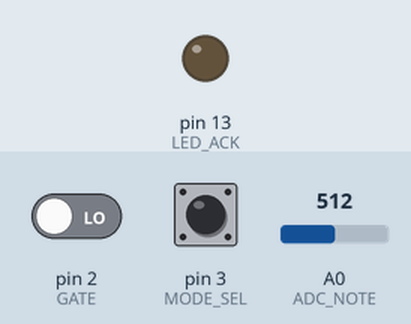
Bench run of a sketch on a simulated Arduino Mega 2560, built with avr-gcc and run on an emulated ATmega2560. Parts: output pins drawn as LEDs (lit = HIGH). The test bench sets the inputs (shaded band); at power-on: A0 (ADC_NOTE) = 512, pin 2 (GATE) LOW, pin 3 (MODE_SEL) LOW. What the sketch prints to the serial monitor is not drawn.

Above: at 1.3 s.
1.4 s: A0 (ADC_NOTE) set to 716
At 1.8 s:
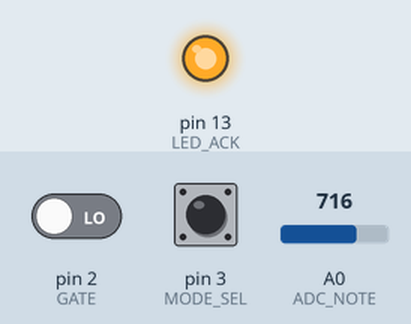
3.4 s: A0 (ADC_NOTE) set to 900
At 4.5 s:
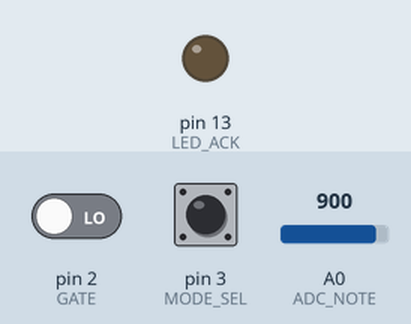
Timing chart, 0 to 6.4 s (numbered marks = the images above; inputs shaded):
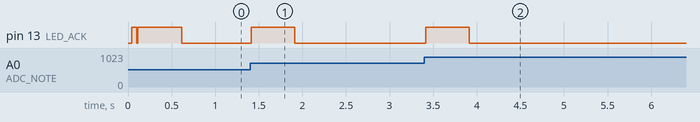

The sketch:

cvtomidi.ino
```cpp
// (C) 2020 by folkert@vanheusden.com
// released on AGPL v3.0 in 2021

//#define DEBUG

#define PROGRAM_VERSION 1

#define ADC_NOTE	A0
#define GATE		2
#define MODE_SEL	3
#define LED_ACK		13

#define DT_NOTE_OFF	500 /// ms
#define DT_MIN_NOTE_INTERVAL (1000/75)

constexpr double steps = 1024.0 / (10 * 12); // / 10 * 12 when mapping -5...5 to 0...5

#include "digitalWriteFast.h"

volatile bool gate_triggered = false, gate_direction = false;

void gate_change(void) {
	gate_direction = !digitalReadFast(GATE);
	gate_triggered = true;
}

uint16_t get_sample_low() {
	return 1023 - analogRead(ADC_NOTE); // INVERTING(!) op-amp
}

uint16_t get_filtered_sample() {
	uint16_t s1 = get_sample_low();
	uint16_t s2 = get_sample_low();

	if (s1 != s2)
		return get_sample_low();

	return s1;
}

uint8_t adc_to_note(uint16_t v) {
	return 5 + v / steps;
}

void flashLED() {
	static bool la_status = false;
	digitalWriteFast(LED_ACK, !la_status);
	la_status = !la_status;
}

void midiMsg(uint8_t cmd[], uint8_t len) {
	static uint8_t prev_cmd = 255;

	if (cmd[0] == prev_cmd)
		Serial.write(&cmd[1], len - 1);
	else {
		Serial.write(cmd, len);
		prev_cmd = cmd[0];
	}

	flashLED();
}

void midiReset() {
	uint8_t msg[] = { 0xff };
	midiMsg(msg, sizeof msg);
}

void noteOn(uint8_t note, uint8_t vol) {
	uint8_t msg[] = { 0x90, note, vol };
	midiMsg(msg, sizeof msg);
}

void noteOff(const uint8_t note) {
	uint8_t msg[] = { 0x80, note, 0 };
	midiMsg(msg, sizeof msg);
}

void midiSelectInstrument() {
	uint8_t msg[] = { 0xc0, 81 };
	midiMsg(msg, sizeof msg);
}

void midiSendProgramVersion(uint8_t v) {
	uint8_t msg[10];

	msg[0] = msg[9] = 0xff;

	for(uint8_t i=0; i<8; i++)
		msg[1 + i] = ((v >> i) & 1) ? 0xfe : 0xf8;

	midiMsg(msg, sizeof msg);

	//

	uint8_t msg2[] = {
			0xf0, 0x7e, 		// header
			0x00, 0x7f, 0x7f,	// device id
			0x06,			// General Information (sub-ID#1)
			0x02,			// Identity Reply (sub-ID#2)
			0x01,			// Manufacturers System Exclusive id code
			0x01, 0x00,		// Device family code (14 bits, LSB first)
			0x01, 0x00, 		// Device family member code (14 bits, LSB first)
			v, 0x00, 0x00, 0x00,	// Software revision level. Format device specific
			0xf7			// EOC
		};

	midiMsg(msg2, sizeof msg2);
}

void setup() {
#ifdef DEBUG
	Serial.begin(115200);
#else
	Serial.begin(31250);
#endif

	pinMode(GATE, INPUT);
	attachInterrupt(0, gate_change, CHANGE);

	pinMode(MODE_SEL, INPUT);

	pinMode(LED_ACK, OUTPUT);

	digitalWriteFast(LED_ACK, HIGH);

	midiSendProgramVersion(PROGRAM_VERSION);

	midiReset();

	midiSelectInstrument();

	noteOn(80, 127);
	delay(100);
	noteOff(80);

	digitalWriteFast(LED_ACK, LOW);
}

uint8_t prevNote = 255;

uint16_t prevVal = 0;
uint32_t notePlayingSince = 0;

void loop() {
	if (digitalReadFast(MODE_SEL)) {
		if (gate_triggered) {
			gate_triggered = false;

			if (prevNote != 255) {
#ifdef DEBUG
				Serial.println(F("OFF"));
#else
				noteOff(prevNote);
#endif
				delayMicroseconds(1000000ll / 31250 * 2 * 10);

				prevNote = 255;
			}

			if (gate_direction) { // note on
				uint16_t nv = get_filtered_sample();
				uint8_t newNote = adc_to_note(nv);

				// send note on for newNote
#ifdef DEBUG
				Serial.print(F("ON: "));
				Serial.println(newNote);
#else
				noteOn(newNote, 127);
#endif
				delayMicroseconds(DT_MIN_NOTE_INTERVAL);

				prevNote = newNote;
			}
		}
	}
	else {
		delay(DT_MIN_NOTE_INTERVAL);

		if (DT_NOTE_OFF > 0 && millis() - notePlayingSince >= DT_NOTE_OFF && prevNote != 255) {
			noteOff(prevNote);
			prevNote = 255;
		}

		uint16_t nv = get_filtered_sample();

		int16_t diff = nv - prevVal;
		if (abs(diff) >= steps || (nv == 0 && abs(diff) >= steps /2)) {
			uint8_t newNote = adc_to_note(nv);

			// send note off for prevNote
			if (prevNote != 255)
				noteOff(prevNote);

			// send note on for newNote
#ifdef DEBUG
			Serial.print(F("ON: "));
			Serial.println(newNote);
#else
			noteOn(newNote, 127);
#endif
			notePlayingSince = millis();

			prevVal = nv;
			prevNote = newNote;
		}
	}
}
```

digitalWriteFast.h
```cpp
// taken from http://code.google.com/p/digitalwritefast and thus NOT by folkert@vanheusden.com
#if !defined(digitalPinToPortReg)
#if !defined(__AVR_ATmega1280__)

// Standard Arduino Pins
#define digitalPinToPortReg(P) \
(((P) >= 0 && (P) <= 7) ? &PORTD : (((P) >= 8 && (P) <= 13) ? &PORTB : &PORTC))
#define digitalPinToDDRReg(P) \
(((P) >= 0 && (P) <= 7) ? &DDRD : (((P) >= 8 && (P) <= 13) ? &DDRB : &DDRC))
#define digitalPinToPINReg(P) \
(((P) >= 0 && (P) <= 7) ? &PIND : (((P) >= 8 && (P) <= 13) ? &PINB : &PINC))
#define digitalPinToBit(P) \
(((P) >= 0 && (P) <= 7) ? (P) : (((P) >= 8 && (P) <= 13) ? (P) - 8 : (P) - 14))

#if defined(__AVR_ATmega8__)

// 3 PWM
#define digitalPinToTimer(P) \
(((P) ==  9 || (P) == 10) ? &TCCR1A : (((P) == 11) ? &TCCR2 : 0))
#define digitalPinToTimerBit(P) \
(((P) ==  9) ? COM1A1 : (((P) == 10) ? COM1B1 : COM21))
#else

// 6 PWM
#define digitalPinToTimer(P) \
(((P) ==  6 || (P) ==  5) ? &TCCR0A : \
        (((P) ==  9 || (P) == 10) ? &TCCR1A : \
        (((P) == 11 || (P) ==  3) ? &TCCR2A : 0)))
#define digitalPinToTimerBit(P) \
(((P) ==  6) ? COM0A1 : (((P) ==  5) ? COM0B1 : \
        (((P) ==  9) ? COM1A1 : (((P) == 10) ? COM1B1 : \
        (((P) == 11) ? COM2A1 : COM2B1)))))
#endif

#else
// Arduino Mega Pins
#define digitalPinToPortReg(P) \
(((P) >= 22 && (P) <= 29) ? &PORTA : \
        ((((P) >= 10 && (P) <= 13) || ((P) >= 50 && (P) <= 53)) ? &PORTB : \
        (((P) >= 30 && (P) <= 37) ? &PORTC : \
        ((((P) >= 18 && (P) <= 21) || (P) == 38) ? &PORTD : \
        ((((P) >= 0 && (P) <= 3) || (P) == 5) ? &PORTE : \
        (((P) >= 54 && (P) <= 61) ? &PORTF : \
        ((((P) >= 39 && (P) <= 41) || (P) == 4) ? &PORTG : \
        ((((P) >= 6 && (P) <= 9) || (P) == 16 || (P) == 17) ? &PORTH : \
        (((P) == 14 || (P) == 15) ? &PORTJ : \
        (((P) >= 62 && (P) <= 69) ? &PORTK : &PORTL))))))))))

#define digitalPinToDDRReg(P) \
(((P) >= 22 && (P) <= 29) ? &DDRA : \
        ((((P) >= 10 && (P) <= 13) || ((P) >= 50 && (P) <= 53)) ? &DDRB : \
        (((P) >= 30 && (P) <= 37) ? &DDRC : \
        ((((P) >= 18 && (P) <= 21) || (P) == 38) ? &DDRD : \
        ((((P) >= 0 && (P) <= 3) || (P) == 5) ? &DDRE : \
        (((P) >= 54 && (P) <= 61) ? &DDRF : \
        ((((P) >= 39 && (P) <= 41) || (P) == 4) ? &DDRG : \
        ((((P) >= 6 && (P) <= 9) || (P) == 16 || (P) == 17) ? &DDRH : \
        (((P) == 14 || (P) == 15) ? &DDRJ : \
        (((P) >= 62 && (P) <= 69) ? &DDRK : &DDRL))))))))))

#define digitalPinToPINReg(P) \
(((P) >= 22 && (P) <= 29) ? &PINA : \
        ((((P) >= 10 && (P) <= 13) || ((P) >= 50 && (P) <= 53)) ? &PINB : \
        (((P) >= 30 && (P) <= 37) ? &PINC : \
        ((((P) >= 18 && (P) <= 21) || (P) == 38) ? &PIND : \
        ((((P) >= 0 && (P) <= 3) || (P) == 5) ? &PINE : \
        (((P) >= 54 && (P) <= 61) ? &PINF : \
        ((((P) >= 39 && (P) <= 41) || (P) == 4) ? &PING : \
        ((((P) >= 6 && (P) <= 9) || (P) == 16 || (P) == 17) ? &PINH : \
        (((P) == 14 || (P) == 15) ? &PINJ : \
        (((P) >= 62 && (P) <= 69) ? &PINK : &PINL))))))))))

#define digitalPinToBit(P) \
(((P) >=  7 && (P) <=  9) ? (P) - 3 : \
        (((P) >= 10 && (P) <= 13) ? (P) - 6 : \
        (((P) >= 22 && (P) <= 29) ? (P) - 22 : \
        (((P) >= 30 && (P) <= 37) ? 37 - (P) : \
        (((P) >= 39 && (P) <= 41) ? 41 - (P) : \
        (((P) >= 42 && (P) <= 49) ? 49 - (P) : \
        (((P) >= 50 && (P) <= 53) ? 53 - (P) : \
        (((P) >= 54 && (P) <= 61) ? (P) - 54 : \
        (((P) >= 62 && (P) <= 69) ? (P) - 62 : \
        (((P) == 0 || (P) == 15 || (P) == 17 || (P) == 21) ? 0 : \
        (((P) == 1 || (P) == 14 || (P) == 16 || (P) == 20) ? 1 : \
        (((P) == 19) ? 2 : \
        (((P) == 5 || (P) == 6 || (P) == 18) ? 3 : \
        (((P) == 2) ? 4 : \
        (((P) == 3 || (P) == 4) ? 5 : 7)))))))))))))))

// 15 PWM
#define digitalPinToTimer(P) \
(((P) == 13 || (P) ==  4) ? &TCCR0A : \
        (((P) == 11 || (P) == 12) ? &TCCR1A : \
        (((P) == 10 || (P) ==  9) ? &TCCR2A : \
        (((P) ==  5 || (P) ==  2 || (P) ==  3) ? &TCCR3A : \
        (((P) ==  6 || (P) ==  7 || (P) ==  8) ? &TCCR4A : \
        (((P) == 46 || (P) == 45 || (P) == 44) ? &TCCR5A : 0))))))
#define digitalPinToTimerBit(P) \
(((P) == 13) ? COM0A1 : (((P) ==  4) ? COM0B1 : \
        (((P) == 11) ? COM1A1 : (((P) == 12) ? COM1B1 : \
        (((P) == 10) ? COM2A1 : (((P) ==  9) ? COM2B1 : \
        (((P) ==  5) ? COM3A1 : (((P) ==  2) ? COM3B1 : (((P) ==  3) ? COM3C1 : \
        (((P) ==  6) ? COM4A1 : (((P) ==  7) ? COM4B1 : (((P) ==  8) ? COM4C1 : \
        (((P) == 46) ? COM5A1 : (((P) == 45) ? COM5B1 : COM5C1))))))))))))))

#endif
#endif

#if !defined(digitalWriteFast)
#define digitalWriteFast(P, V) \
if (__builtin_constant_p(P) && __builtin_constant_p(V)) { \
                if (digitalPinToTimer(P)) \
                        bitClear(*digitalPinToTimer(P), digitalPinToTimerBit(P)); \
                bitWrite(*digitalPinToPortReg(P), digitalPinToBit(P), (V)); \
        } else { \
                digitalWrite((P), (V)); \
        }
#endif

#if !defined(pinModeFast)
#define pinModeFast(P, V) \
if (__builtin_constant_p(P) && __builtin_constant_p(V)) { \
                bitWrite(*digitalPinToDDRReg(P), digitalPinToBit(P), (V)); \
        } else {  \
                pinMode((P), (V)); \
        }
#endif

#if !defined(digitalReadFast)
#define digitalReadFast(P) ( (int) __digitalReadFast__((P)) )
#define __digitalReadFast__(P ) \
(__builtin_constant_p(P) ) ? ( \
                digitalPinToTimer(P) ? ( \
                       bitClear(*digitalPinToTimer(P), digitalPinToTimerBit(P)) ,  \
                             bitRead(*digitalPinToPINReg(P), digitalPinToBit(P))) : \
                  bitRead(*digitalPinToPINReg(P), digitalPinToBit(P)))  : \
                digitalRead((P))
#endif

#if !defined(digitalWriteFast2)
#define digitalWriteFast2(P, V) \
if (__builtin_constant_p(P) && __builtin_constant_p(V)) { \
                bitWrite(*digitalPinToPortReg(P), digitalPinToBit(P), (V)); \
        } else { \
                digitalWrite((P), (V)); \
        }
#endif

#if !defined(pinModeFast2)
#define pinModeFast2(P, V) \
if (__builtin_constant_p(P) && __builtin_constant_p(V)) { \
                if (digitalPinToTimer(P)) \
                        bitClear(*digitalPinToTimer(P), digitalPinToTimerBit(P)); \
                bitWrite(*digitalPinToDDRReg(P), digitalPinToBit(P), (V)); \
        } else {  \
                pinMode((P), (V)); \
        }
#endif

#if !defined(digitalReadFast2)
#define digitalReadFast2(P) ( (int) __digitalReadFast2__((P)) )
#define __digitalReadFast2__(P ) \
(__builtin_constant_p(P) ) ? ( \
                ( bitRead(*digitalPinToPINReg(P), digitalPinToBit(P))) ) : \
                digitalRead((P))
#endif
```

Measured:
- after the input at 1.4 s, pin 13 (LED_ACK): LOW → HIGH at once, → LOW 0.50 s later
- after the input at 3.4 s, pin 13 (LED_ACK): LOW → HIGH at once, → LOW 0.50 s later
